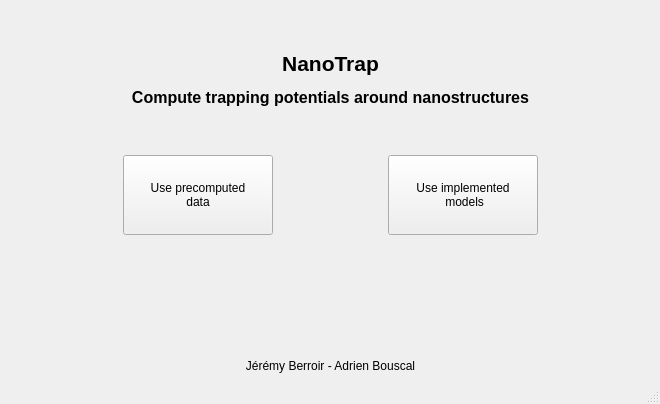
<?xml version="1.0" encoding="UTF-8"?>
<ui version="4.0">
 <class>Home</class>
 <widget class="QMainWindow" name="Home">
  <property name="geometry">
   <rect>
    <x>0</x>
    <y>0</y>
    <width>660</width>
    <height>404</height>
   </rect>
  </property>
  <property name="sizePolicy">
   <sizepolicy hsizetype="Fixed" vsizetype="Fixed">
    <horstretch>0</horstretch>
    <verstretch>0</verstretch>
   </sizepolicy>
  </property>
  <property name="windowTitle">
   <string>MainWindow</string>
  </property>
  <property name="autoFillBackground">
   <bool>false</bool>
  </property>
  <widget class="QWidget" name="HomeWidget">
   <layout class="QGridLayout" name="gridLayout">
    <item row="1" column="6">
     <spacer name="horizontalSpacer_5">
      <property name="orientation">
       <enum>Qt::Horizontal</enum>
      </property>
      <property name="sizeHint" stdset="0">
       <size>
        <width>97</width>
        <height>20</height>
       </size>
      </property>
     </spacer>
    </item>
    <item row="2" column="4">
     <spacer name="verticalSpacer_4">
      <property name="orientation">
       <enum>Qt::Vertical</enum>
      </property>
      <property name="sizeHint" stdset="0">
       <size>
        <width>20</width>
        <height>24</height>
       </size>
      </property>
     </spacer>
    </item>
    <item row="3" column="0" colspan="2">
     <spacer name="horizontalSpacer">
      <property name="orientation">
       <enum>Qt::Horizontal</enum>
      </property>
      <property name="sizeHint" stdset="0">
       <size>
        <width>103</width>
        <height>20</height>
       </size>
      </property>
     </spacer>
    </item>
    <item row="3" column="5" colspan="2">
     <spacer name="horizontalSpacer_3">
      <property name="orientation">
       <enum>Qt::Horizontal</enum>
      </property>
      <property name="sizeHint" stdset="0">
       <size>
        <width>103</width>
        <height>20</height>
       </size>
      </property>
     </spacer>
    </item>
    <item row="3" column="4">
     <widget class="QPushButton" name="pushButton_2">
      <property name="minimumSize">
       <size>
        <width>150</width>
        <height>80</height>
       </size>
      </property>
      <property name="text">
       <string>Use implemented
 models</string>
      </property>
     </widget>
    </item>
    <item row="3" column="3">
     <spacer name="horizontalSpacer_2">
      <property name="orientation">
       <enum>Qt::Horizontal</enum>
      </property>
      <property name="sizeHint" stdset="0">
       <size>
        <width>103</width>
        <height>20</height>
       </size>
      </property>
     </spacer>
    </item>
    <item row="1" column="0">
     <spacer name="horizontalSpacer_4">
      <property name="orientation">
       <enum>Qt::Horizontal</enum>
      </property>
      <property name="sizeHint" stdset="0">
       <size>
        <width>97</width>
        <height>20</height>
       </size>
      </property>
     </spacer>
    </item>
    <item row="1" column="1" colspan="5">
     <widget class="QLabel" name="label">
      <property name="text">
       <string>&lt;html&gt;&lt;head/&gt;&lt;body&gt;&lt;p align=&quot;center&quot;&gt;&lt;span style=&quot; font-size:16pt; font-weight:600;&quot;&gt;NanoTrap&lt;/span&gt;&lt;/p&gt;&lt;p align=&quot;center&quot;&gt;&lt;span style=&quot; font-size:12pt; font-weight:600;&quot;&gt;Compute trapping potentials around nanostructures&lt;/span&gt;&lt;/p&gt;&lt;/body&gt;&lt;/html&gt;</string>
      </property>
     </widget>
    </item>
    <item row="2" column="2">
     <spacer name="verticalSpacer_3">
      <property name="orientation">
       <enum>Qt::Vertical</enum>
      </property>
      <property name="sizeHint" stdset="0">
       <size>
        <width>20</width>
        <height>24</height>
       </size>
      </property>
     </spacer>
    </item>
    <item row="0" column="3">
     <spacer name="verticalSpacer_5">
      <property name="orientation">
       <enum>Qt::Vertical</enum>
      </property>
      <property name="sizeHint" stdset="0">
       <size>
        <width>20</width>
        <height>18</height>
       </size>
      </property>
     </spacer>
    </item>
    <item row="5" column="2" colspan="3">
     <widget class="QLabel" name="label_2">
      <property name="text">
       <string>Jérémy Berroir - Adrien Bouscal</string>
      </property>
      <property name="alignment">
       <set>Qt::AlignCenter</set>
      </property>
     </widget>
    </item>
    <item row="3" column="2">
     <widget class="QPushButton" name="pushButton">
      <property name="minimumSize">
       <size>
        <width>150</width>
        <height>80</height>
       </size>
      </property>
      <property name="text">
       <string>Use precomputed
data</string>
      </property>
     </widget>
    </item>
    <item row="4" column="4">
     <spacer name="verticalSpacer_2">
      <property name="orientation">
       <enum>Qt::Vertical</enum>
      </property>
      <property name="sizeHint" stdset="0">
       <size>
        <width>20</width>
        <height>118</height>
       </size>
      </property>
     </spacer>
    </item>
    <item row="4" column="2">
     <spacer name="verticalSpacer">
      <property name="orientation">
       <enum>Qt::Vertical</enum>
      </property>
      <property name="sizeHint" stdset="0">
       <size>
        <width>20</width>
        <height>118</height>
       </size>
      </property>
     </spacer>
    </item>
   </layout>
  </widget>
  <widget class="QMenuBar" name="menubar">
   <property name="geometry">
    <rect>
     <x>0</x>
     <y>0</y>
     <width>660</width>
     <height>21</height>
    </rect>
   </property>
  </widget>
  <widget class="QStatusBar" name="statusbar"/>
 </widget>
 <resources/>
 <connections/>
</ui>
